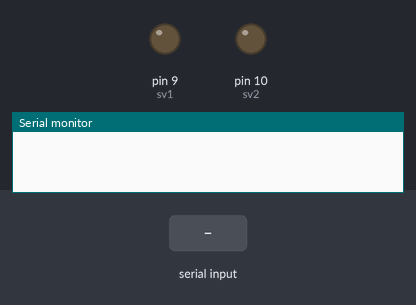
Bench run of a sketch on a simulated Arduino Uno, built with avr-gcc and run on an emulated ATmega328P. Parts: output pins drawn as LEDs (lit = HIGH), the last lines printed to the serial monitor. The test bench sets the inputs (shaded band).

Above: at 1.2 s.
1.3 s: "1\n" received over Serial
At 2.5 s:
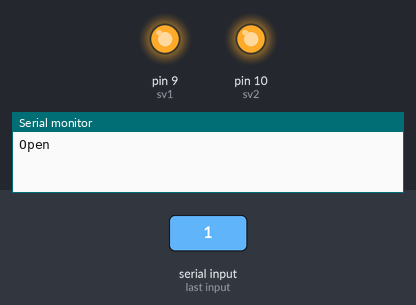
2.8 s: "2\n" received over Serial
At 3.7 s:
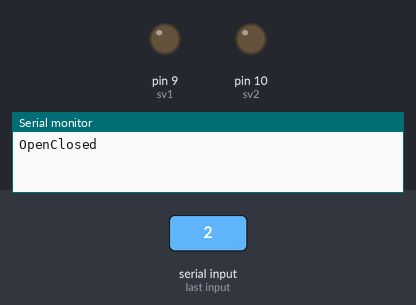
Timing chart, 0 to 5.8 s (numbered marks = the images above; inputs shaded):
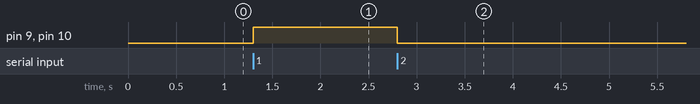

The sketch:

valve_control.ino
```cpp
int state;
int sv1 = 9;
int sv2 = 10;

void setup() {
  pinMode(sv1, OUTPUT);
  pinMode(sv2, OUTPUT);


  digitalWrite(sv1, LOW);
  digitalWrite(sv2, LOW);

  Serial.begin(115200);

  Serial.setTimeout(1);
}

void loop() {
  while (!Serial.available());
  state = Serial.readString().toInt();
  if(state == 1){
    Serial.print("Open");
    digitalWrite(sv1, HIGH);
    digitalWrite(sv2, HIGH);

  }
  if(state == 2){
    Serial.print("Closed");
    digitalWrite(sv1, LOW);
    digitalWrite(sv2, LOW);
  }
}
```

Measured:
- after the input at 1.3 s, pin 9 (sv1), pin 10 (sv2): LOW → HIGH at once
- after the input at 2.8 s, pin 9 (sv1), pin 10 (sv2): HIGH → LOW at once
